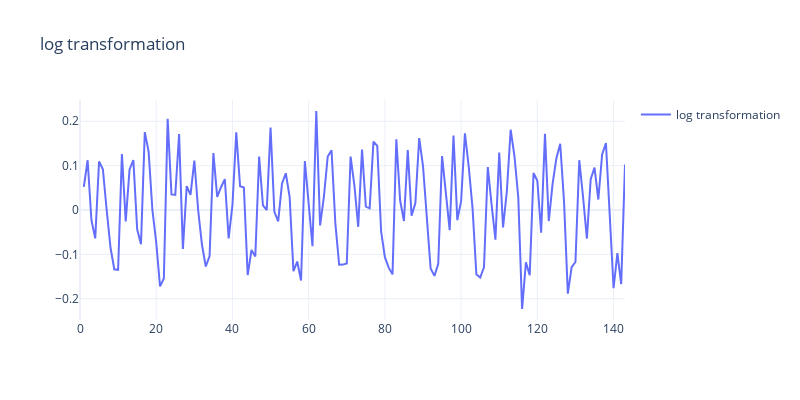

Notebook code for this chart:
### Markdown cell above
### c. Transformation

### Code cell
# to stabilize the non-constant variance ie Reduce Trend
# power transform, square root, and log transform

def transformation (timeseries, mode='log'):
    if mode =='log':
        trans_log = np.log(timeseries)
        trans_diff = trans_log - trans_log.shift(1)
        
    if mode =='sqrt':
        trans_sqrt = np.sqrt(timeseries)
        trans_diff = trans_log - trans_log.shift(1)
        
    fig = go.Figure(go.Scatter(y = trans_diff,  mode = 'lines', name=mode +' transformation '))
    fig.update_layout(title= mode +' transformation ', showlegend=True, template="plotly_white", width=800, height=400)
    fig.show()
#     return trans_diff

transformation(data.Passengers)

### Figure 1 — Plotly figure (JSON) as saved in the notebook; plotly's stock layout.template omitted (floating-point values rounded to 4 significant figures; data arrays with more than 128 entries replaced by an {"elided": "..."} marker saying what was removed)
{"data": [{"mode": "lines", "name": "log transformation ", "type": "scatter", "y": {"elided": "144 float values"}}], "layout": {"height": 400, "showlegend": true, "title": {"text": "log transformation "}, "width": 800}}
